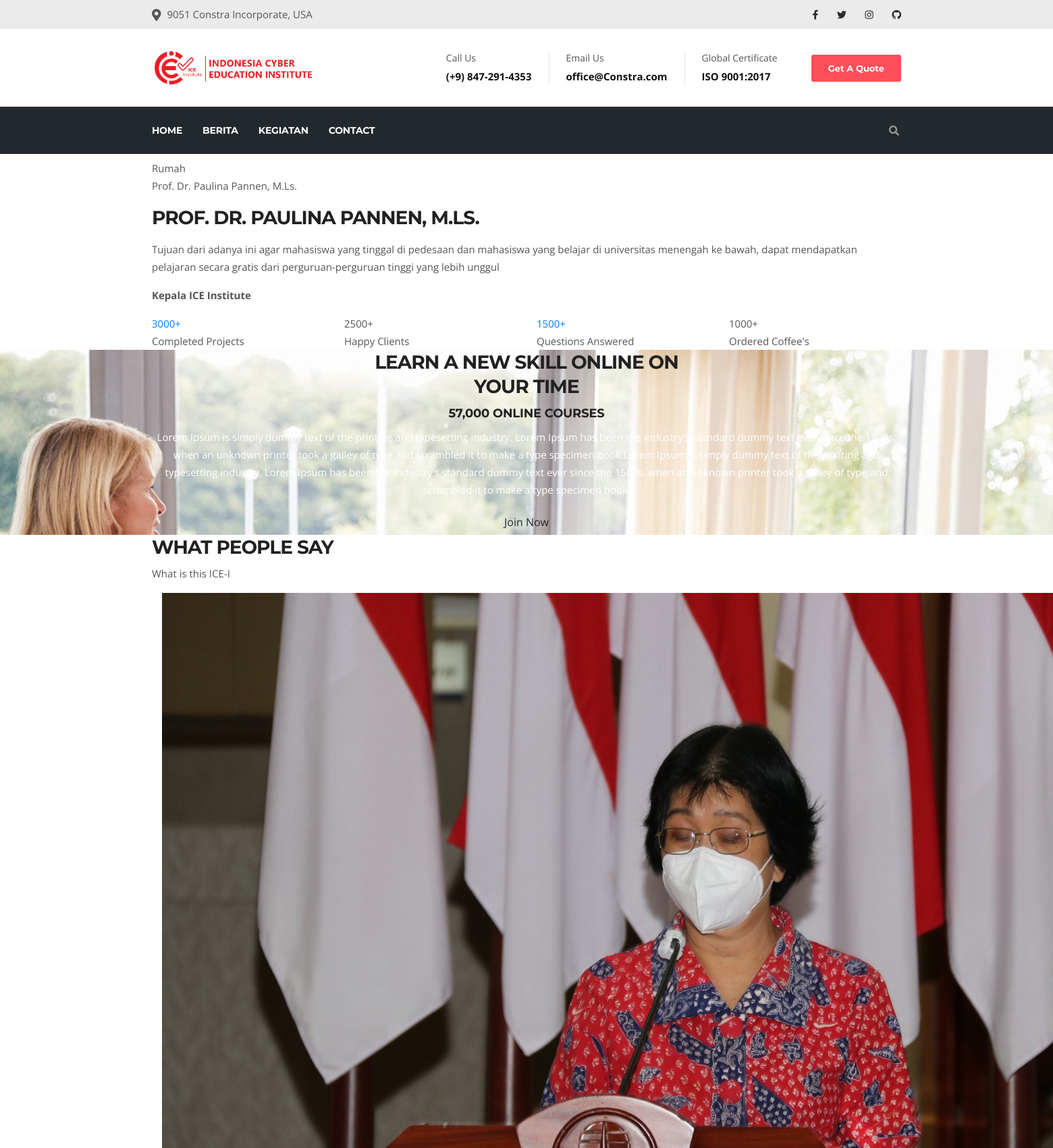
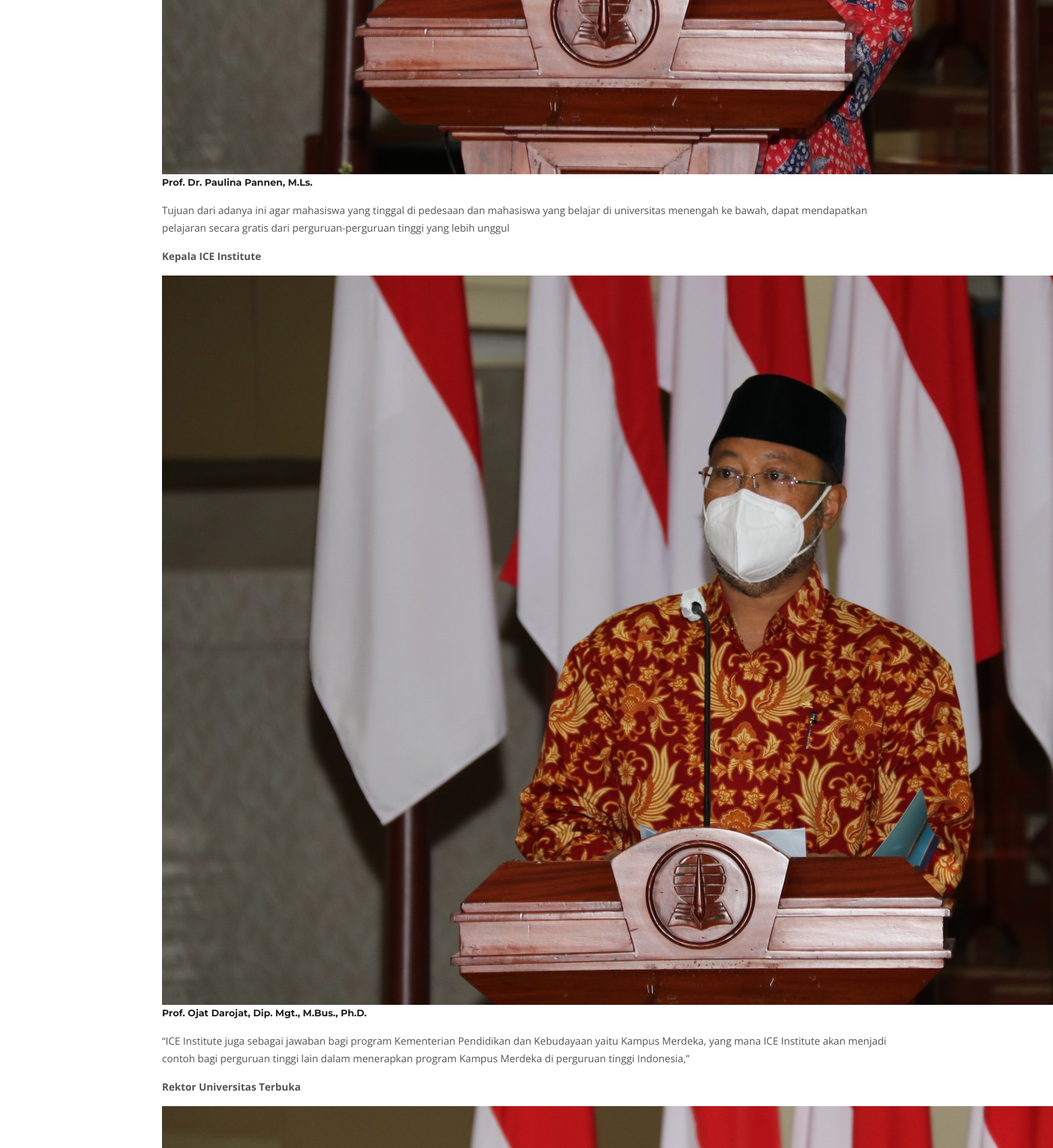
The app's page /home/about/prof-dr-paulina-pannen-mls (upper part) with its own data (2 pictures, top to bottom).
### tables this page shows
CREATE TABLE `tb_blog` (
  `id_blog` varchar(64) NOT NULL,
  `title` varchar(255) NOT NULL,
  `slug_title` varchar(255) NOT NULL,
  `meta` text NOT NULL,
  `description` text NOT NULL,
  `tags` varchar(200) NOT NULL,
  `id_kategori` int(11) NOT NULL,
  `id_sub` int(11) NOT NULL,
  `id_user` int(11) NOT NULL,
  `status` enum('draft','post','delete','') NOT NULL,
  `create_ad` timestamp NOT NULL DEFAULT current_timestamp() ON UPDATE current_timestamp(),
  `update_ad` timestamp NOT NULL DEFAULT '0000-00-00 00:00:00' ON UPDATE current_timestamp(),
  `image` varchar(255) NOT NULL DEFAULT 'default.jpg'
);

### application/views/frontand/setup/content.php (called while the page is built)
<?php
if ($isi){
	$this->load->view($isi);
}

### application/views/frontand/setup/konek.php (called while the page is built)
<?php
require_once('head.php');
require_once('header.php');
require_once('content.php');
require_once('footer.php');

### application/controllers/Home.php (called while the page is built, shortened)
<?php
class Home extends CI_Controller {
	public function __construct()
	{
		$this->load->model("Slide_m");
		$this->load->model('Blog_m');
	}
	public function about($slug_title=NULL)
	{
			  $people= $this->Blog_m->getPeople();
			  $about= $this->Blog_m->getAbout();
			  $kegiatanmenu= $this->Blog_m->getKegiatan();
			  $panduanmenu= $this->Blog_m->getPanduan();
			  $profilmenu= $this->Blog_m->getProfil();
			  $slug= $this->Blog_m->get_news($slug_title);
			  $data  = array('x' => 'about',
				                             'people'=>$people,
				                             'about'=>$about,
				                             'slug'=>$slug,
				                             'kegiatanmenu'=>$kegiatanmenu,
				                             'panduanmenu'=>$panduanmenu,
				                             'profilmenu'=>$profilmenu,
				                             'isi'=>'frontand/page/about' );
			  $this->load->view('frontand/setup/konek',$data);
			}
		}

### index.php (called while the page is built, shortened)
<?php
require_once BASEPATH.'core/CodeIgniter.php';

### application/models/Blog_m.php (called while the page is built, shortened)
<?php defined('BASEPATH') OR exit('No direct script access allowed');
class Blog_m extends CI_Model
{
        public function getProfil()
    {
      $this->db->select('tb_blog.id_blog,tb_blog.slug_title,tb_blog.title,tb_blog.status,tb_blog.create_ad,tb_blog.update_ad,tb_blog.description,tb_blog.tags,tb_kategori.nama_kategori,tb_blog.id_kategori,tb_blog.id_sub,tb_sub_kategori.nama_sub,tb_blog.image,tb_blog.meta');
          $this->db->where('tb_blog.status = "post"');
          $this->db->where('tb_blog.id_kategori = "6"');
            $this->db->order_by('rand()');
        $this->db->join('tb_kategori','tb_kategori.id_kategori=tb_blog.id_kategori');
        $this->db->join('tb_sub_kategori','tb_sub_kategori.id_sub=tb_blog.id_sub');
        $query=$this->db->get('tb_blog');
        return $query->result();
    }
        public function getKegiatan()
    {
      $this->db->select('tb_blog.id_blog,tb_blog.slug_title,tb_blog.title,tb_blog.status,tb_blog.create_ad,tb_blog.update_ad,tb_blog.description,tb_blog.tags,tb_kategori.nama_kategori,tb_blog.id_kategori,tb_blog.id_sub,tb_sub_kategori.nama_sub,tb_blog.image,tb_blog.meta');
          $this->db->where('tb_blog.status = "post"');
          $this->db->where('tb_blog.id_kategori = "7"');
            $this->db->order_by('rand()');
        $this->db->join('tb_kategori','tb_kategori.id_kategori=tb_blog.id_kategori');
        $this->db->join('tb_sub_kategori','tb_sub_kategori.id_sub=tb_blog.id_sub');
        $query=$this->db->get('tb_blog');
        return $query->result();
    }
        public function getPanduan()
    {
      $this->db->select('tb_blog.id_blog,tb_blog.slug_title,tb_blog.title,tb_blog.status,tb_blog.create_ad,tb_blog.update_ad,tb_blog.description,tb_blog.tags,tb_kategori.nama_kategori,tb_blog.id_kategori,tb_blog.id_sub,tb_sub_kategori.nama_sub,tb_blog.image,tb_blog.meta');
          $this->db->where('tb_blog.status = "post"');
          $this->db->where('tb_blog.id_kategori = "1"');
            $this->db->order_by('rand()');
        $this->db->join('tb_kategori','tb_kategori.id_kategori=tb_blog.id_kategori');
        $this->db->join('tb_sub_kategori','tb_sub_kategori.id_sub=tb_blog.id_sub');
        $query=$this->db->get('tb_blog');
        return $query->result();
    }
        public function getPeople()
    {
      $this->db->select('tb_blog.id_blog,tb_blog.slug_title,tb_blog.title,tb_blog.status,tb_blog.create_ad,tb_blog.update_ad,tb_blog.description,tb_blog.tags,tb_kategori.nama_kategori,tb_blog.id_kategori,tb_blog.id_sub,tb_sub_kategori.nama_sub,tb_blog.image,tb_blog.meta');
          $this->db->where('tb_blog.status = "post"');
          $this->db->where('tb_blog.id_kategori = "9"');
        $this->db->join('tb_kategori','tb_kategori.id_kategori=tb_blog.id_kategori');
        $this->db->join('tb_sub_kategori','tb_sub_kategori.id_sub=tb_blog.id_sub');
        $query=$this->db->get('tb_blog');
        return $query->result();
    }
        public function getAbout()
    {
      $this->db->select('tb_blog.id_blog,tb_blog.slug_title,tb_blog.title,tb_blog.status,tb_blog.create_ad,tb_blog.update_ad,tb_blog.description,tb_blog.tags,tb_kategori.nama_kategori,tb_blog.id_kategori,tb_blog.id_sub,tb_sub_kategori.nama_sub,tb_blog.image,tb_blog.meta');
          $this->db->where('tb_blog.status = "post"');
          $this->db->where('tb_blog.id_sub = "5"');
          $this->db->limit(1);
        $this->db->join('tb_kategori','tb_kategori.id_kategori=tb_blog.id_kategori');
        $this->db->join('tb_sub_kategori','tb_sub_kategori.id_sub=tb_blog.id_sub');
        $query=$this->db->get('tb_blog');
        return $query->result();
    }
    public function get_news($slug_title = FALSE)
{
           $this->db->select('tb_blog.id_blog,tb_blog.slug_title,tb_blog.title,tb_blog.status,tb_blog.create_ad,tb_blog.update_ad,tb_blog.description,tb_blog.tags,tb_kategori.nama_kategori,tb_blog.id_kategori,tb_blog.id_sub,tb_sub_kategori.nama_sub,tb_blog.image,tb_blog.meta');
        $this->db->join('tb_kategori','tb_kategori.id_kategori=tb_blog.id_kategori');
        $this->db->join('tb_sub_kategori','tb_sub_kategori.id_sub=tb_blog.id_sub');
        $query = $this->db->get_where('tb_blog', array('slug_title' => $slug_title,'status'=>'post'));
        return $query->row_array();
}
}

### application/views/frontand/page/about.php (the view, shortened to what this page needs)
  <div class="page-content">
<div class="breadcrumb-row">
	<div class="container">
		<ul class="list-inline">
			<li><a href="<?php echo base_url()?>">Rumah</a></li>
			<li><?php echo $slug['title'];?></li>
		</ul>
	</div>
</div>
<div class="content-block">
	<div class="section-area bg-gray section-sp1 our-story">
		<div class="container">
			<div class="row align-items-center d-flex">
				<div class="col-md-12 heading-bx">
					<h2 class="m-b10"><?php echo $slug['title'];?></h2>
					<p><?php echo $slug['description'];?></p>
				</div>
			</div>
		</div>
	</div>
	<div class="section-area content-inner section-sp1">
              <div class="container">
                  <div class="section-content">
                       <div class="row">
                          <div class="col-lg-3 col-md-6 col-sm-6 col-6 m-b30">
                              <div class="counter-style-1">
                                  <div class="text-primary">
								<span class="counter">3000</span><span>+</span>
							</div>
							<span class="counter-text">Completed Projects</span>
                              </div>
                          </div>
                          <div class="col-lg-3 col-md-6 col-sm-6 col-6 m-b30">
                              <div class="counter-style-1">
							<div class="text-black">
								<span class="counter">2500</span><span>+</span>
							</div>
							<span class="counter-text">Happy Clients</span>
						</div>
                          </div>
                          <div class="col-lg-3 col-md-6 col-sm-6 col-6 m-b30">
                              <div class="counter-style-1">
							<div class="text-primary">
								<span class="counter">1500</span><span>+</span>
							</div>
							<span class="counter-text">Questions Answered</span>
						</div>
                          </div>
                          <div class="col-lg-3 col-md-6 col-sm-6 col-6 m-b30">
                              <div class="counter-style-1">
							<div class="text-black">
								<span class="counter">1000</span><span>+</span>
							</div>
							<span class="counter-text">Ordered Coffee's</span>
						</div>
                          </div>
                      </div>
                  </div>
              </div>
          </div>
	<div class="section-area section-sp2 bg-fix ovbl-dark join-bx text-center" style="background-image:url(assets/images/background/bg1.jpg);">
              <div class="container">
			<div class="row">
				<div class="col-md-12">
					<div class="join-content-bx text-white">
						<h2>Learn a new skill online on <br/> your time</h2>
						<h4><span class="counter">57,000 </span> Online Courses</h4>
						<p>Lorem Ipsum is simply dummy text of the printing and typesetting industry. Lorem Ipsum has been the industry's standard dummy text ever since the 1500s, when an unknown printer took a galley of type and scrambled it to make a type specimen book.Lorem Ipsum is simply dummy text of the printing and typesetting industry. Lorem Ipsum has been the industry's standard dummy text ever since the 1500s, when an unknown printer took a galley of type and scrambled it to make a type specimen book.</p>
						<a href="#" class="btn button-md">Join Now</a>
					</div>
				</div>
			</div>
		</div>
	</div>
	<div class="section-area section-sp2">
		<div class="container">
			<div class="row">
				<div class="col-md-12 heading-bx left">
					   <h2 class="title-head text-uppercase">what people <span>say</span></h2>
            <p>What is this ICE-I</p>
				</div>
			</div>
			<div class="testimonial-carousel owl-carousel owl-btn-1 col-12 p-lr0">
			 <?php foreach ($people as $key ) {?>
          <div class="item">
            <div class="testimonial-bx">
              <div class="testimonial-thumb">
                <img src="<?php echo base_url()?>upload/<?php echo $key->image;?>" alt="">
              </div>
              <div class="testimonial-info">
                <h5 class="name"><?php echo $key->title;?></h5>
              </div>
              <div class="testimonial-content">
                <p><?php echo $key->description;?></p>
              </div>
            </div>
          </div>
        <?php };?>
			</div>
		</div>
	</div>
</div>
  </div>

### assets/frontand/constra/css/style.css (style rules this page uses)
body, p { font-family: "Open Sans", sans-serif; text-rendering: optimizeLegibility; -webkit-font-smoothing: antialiased !important; line-height: 26px; font-size: 15px; }
h1, h2, h3, h4, h5, h6 { color: #212121; font-weight: 700; font-family: 'Montserrat', sans-serif; text-rendering: optimizeLegibility; -webkit-font-smoothing: antialiased !important; }
h2 { font-size: 28px; line-height: 36px; text-transform: uppercase; letter-spacing: -1px; }
h4 { font-size: 18px; line-height: 28px; text-transform: uppercase; letter-spacing: -.2px; }
h5 { font-size: 14px; line-height: 24px; }
html { overflow-x: hidden !important; width: 100%; height: 100%; position: relative; -webkit-font-smoothing: antialiased; text-rendering: optimizeLegibility; }
a:link, a:visited { text-decoration: none; }
a { color: inherit; transition: .2s ease; }

### records on screen
tb_blog: title "Prof. Dr. Paulina Pannen, M.Ls.", title "PROF. DR. PAULINA PANNEN, M.LS.", description "Tujuan dari adanya ini agar mahasiswa yang tinggal di pedesaan dan mahasiswa yang belajar di universitas menengah ke bawah, dapat mendapatkan pelajaran secara gratis dari perguruan-perguruan tinggi yang lebih unggul Kepala ICE Institute", image (picture)
tb_blog: image (picture), title "Prof. Ojat Darojat, Dip. Mgt., M.Bus., Ph.D.", description "“ICE Institute juga sebagai jawaban bagi program Kementerian Pendidikan dan Kebudayaan yaitu Kampus Merdeka, yang mana ICE Institute akan menjadi contoh bagi perguruan tinggi lain dalam menerapkan program Kampus Merdeka di perguruan tinggi Indonesia,” Rektor Universitas Terbuka"
tb_blog: image (picture)
